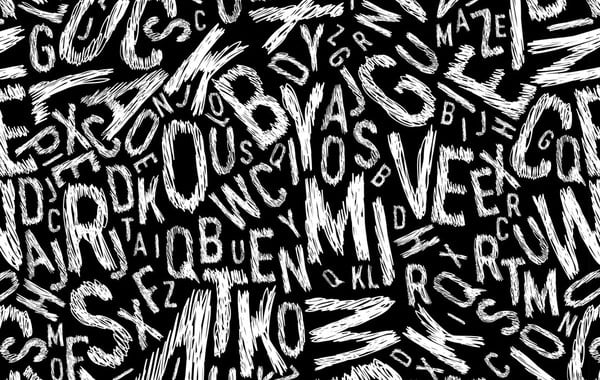
#> input picture Imagens/letras.jpg, 600 x 380 px
$ python main.py
#> lines starting #> are read from the running program, lines starting #| are printed output that depends on the picture; after the words box and inside, x2 and y2 are one past the last pixel; in counts of white or black regions, pixels touching at a corner belong together
# Programa responsavel por realizar executar o algoritmo de dilatacao sobre a imagem 01.jpg
# Autores: Gabriel Tadioto e Gabriel Santos da Silva

import cv2
import copy

def sum_matriz(matriz):
    sum = 0
    for i in range(len(matriz)):
        for j in range(len(matriz[0])):
            sum += matriz[i][j]
    return sum

def dilatacao(imagem, elemento_estruturante):
    #pegar as caracteristicas da imagem binaria e da matriz elemento estruturante
    altura = len(imagem)
    largura = len(imagem[0])

    altura_e = len(elemento_estruturante)
    largura_e = len(elemento_estruturante[0])

    #// 2 : divide por 2 e arredonda para baixo. Descobre o centro.
    meio_altura, meio_largura = altura_e // 2, largura_e // 2

    imagem_saida = copy.copy(imagem) # utilizei copy, pois se fosse atribuido apenas com "=", ele funciona como ponteiro alterando as 2 imagens

    for i in range(len(imagem)):
        for j in range(len(imagem[0])):
            imagem_saida[i][j] = 0

    for i in range(meio_altura, altura - meio_altura): #percorrerá todas as linhas da imagem, exceto as bordas, onde o elemento estruturante não caberia completamente
        for j in range(meio_largura, largura - meio_largura): #percorrerá todas as colunas da imagem, exceto as bordas, onde o elemento estruturante não caberia completamente

            #o roi é uma matriz que extrai um pedaço da imagem com o mesmo tamanho do elemento estruturante
            roi = imagem[i - meio_altura:i + meio_altura + 1, j - meio_largura:j + meio_largura + 1]

            if sum_matriz(roi):
                imagem_saida[i, j] = 255 #pinta de branco
            else:
                imagem_saida[i, j] = 0 #pinta de preto

    return imagem_saida

def main():
    #imagem em escala de cinza
    imagem = cv2.imread("../Imagens/letras.jpg", cv2.IMREAD_GRAYSCALE)
#> imagem is the input picture: shape (380, 600); min 0, max 255, mean 86.5

    #imagem binária
    _, imagem_binaria = cv2.threshold(imagem, 127, 255, cv2.THRESH_BINARY)
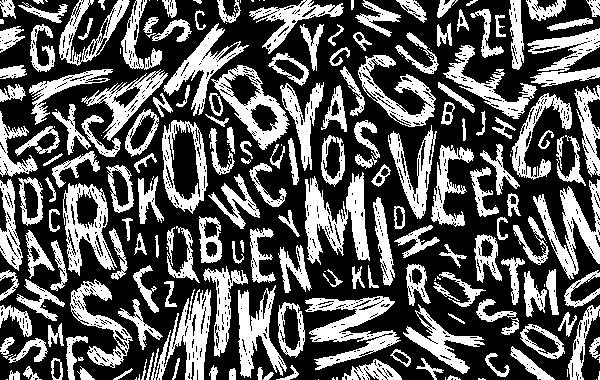
#> imagem_binaria: shape (380, 600); 35.9% white; 234 white regions (64 under 20 px), largest, box (x1, y1, x2, y2) and area: (305, 172, 370, 265) 2885, (305, 296, 401, 370) 2775, (533, 179, 600, 280) 2344

    elemento_estruturante = [[1, 1],
                            [1, 1]]

    imagem_dilatada = dilatacao(imagem_binaria, elemento_estruturante)
#> in dilatacao, `altura = len(imagem)`: altura = 380
#> in dilatacao, `largura = len(imagem[0])`: largura = 600
#> after the loop in dilatacao, `for i in range(len(imagem)):`: imagem_saida: shape (380, 600); every value is 0
#> after the loop in dilatacao, `for i in range(meio_altura, altura - meio_altura):`:
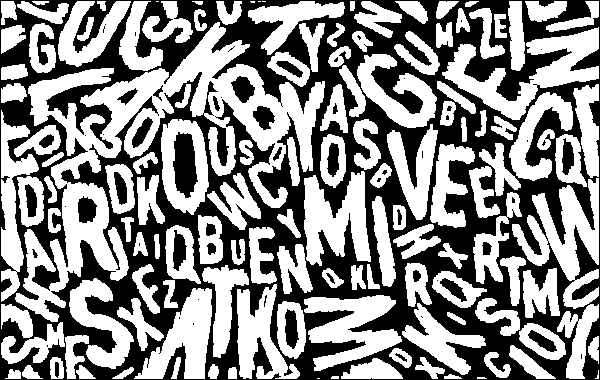
#> imagem_saida: shape (380, 600); 54.6% white; 60 black regions (30 under 20 px), largest, box (x1, y1, x2, y2) and area: (0, 0, 600, 380) 97066, (173, 132, 198, 198) 1189, (231, 76, 255, 103) 403

    cv2.imshow("Imagem Binaria", imagem_binaria)
    cv2.imshow("Imagem Dilatada", imagem_dilatada)
    cv2.waitKey(0)
    cv2.destroyAllWindows()

if __name__ == "__main__":
    main()
